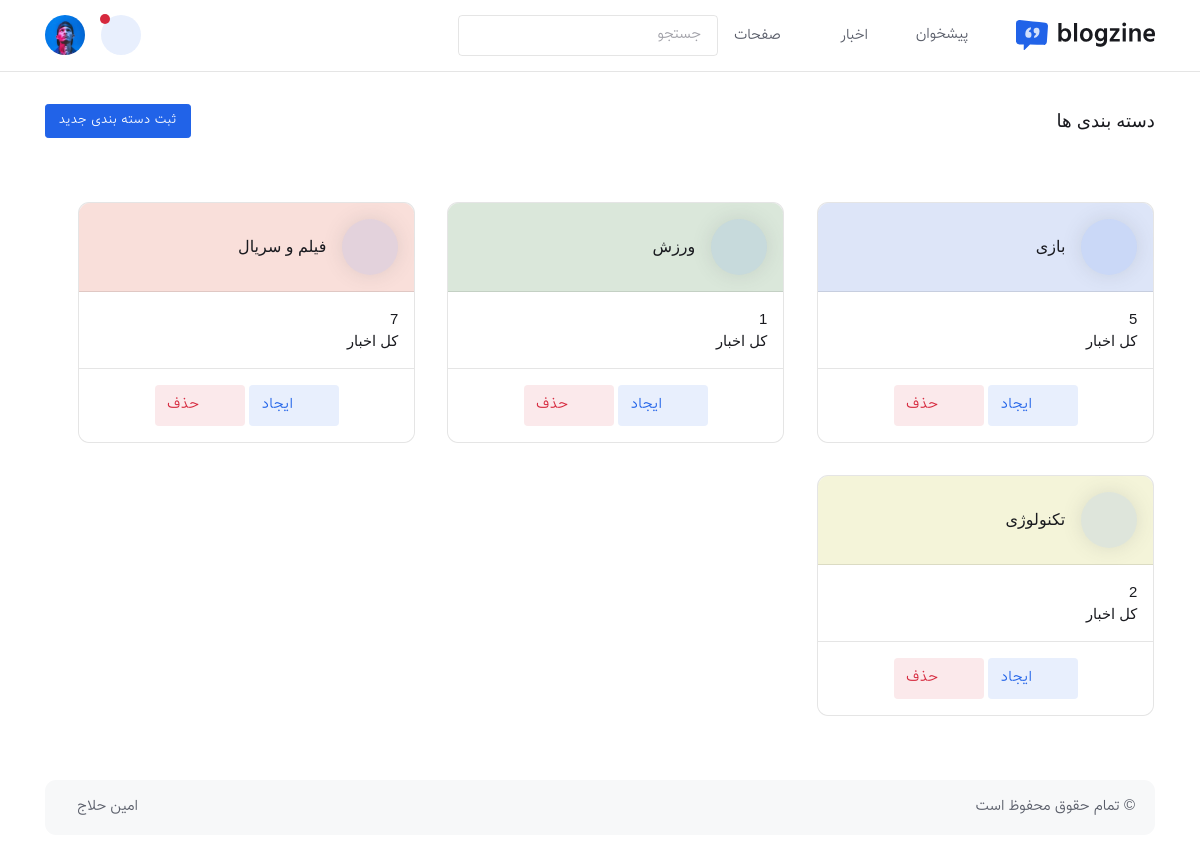
The page /master/dashboard/category/create/ (signed in) on the database as committed earlier.
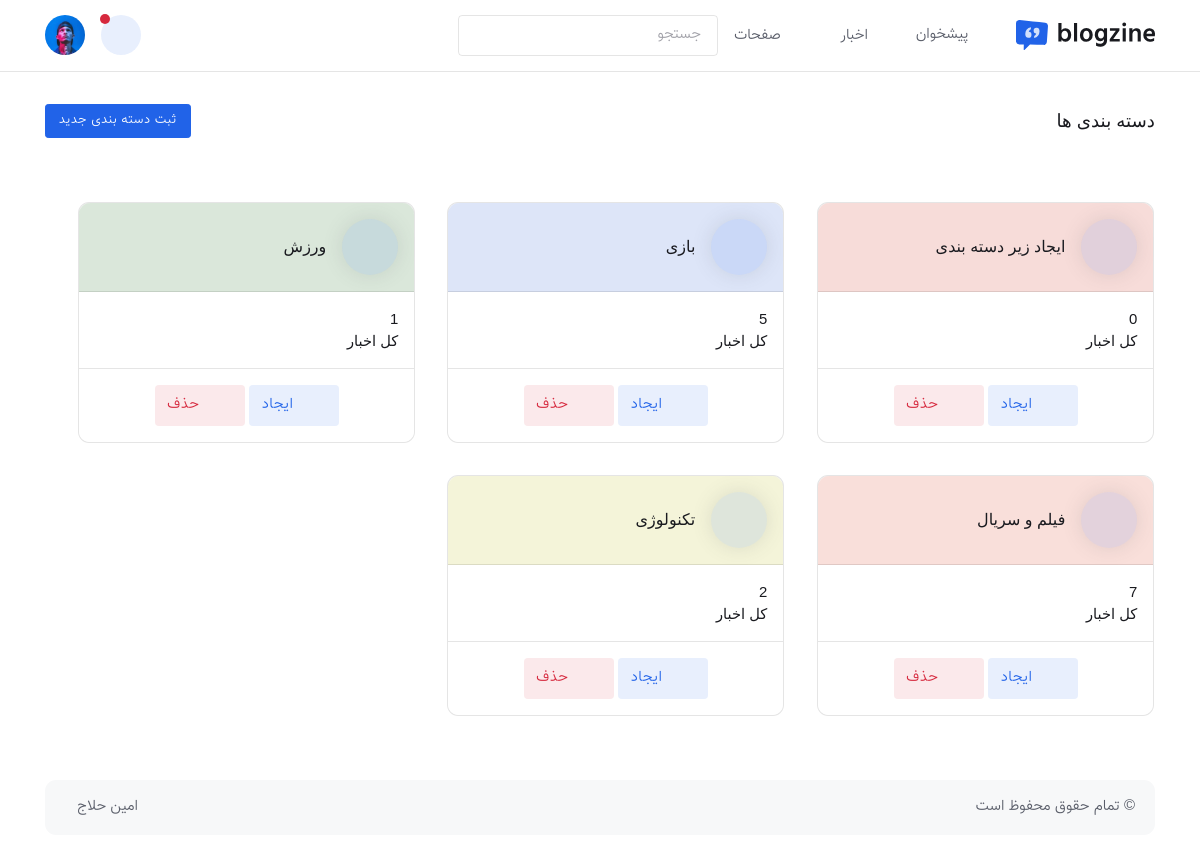
The same page on the database as committed later.
### news/models.py (models this page shows, shortened)
class Category(models.Model):
    user=models.ForeignKey(User, on_delete=models.CASCADE, related_name="category")
    title=models.CharField(max_length=500)
    img=models.FileField(upload_to='img_category',blank=True)
    color=models.CharField(max_length=500, default='#f5f5f5')
    color_text=models.CharField(max_length=500, default='#000')

### master/views.py (the view)
# urls.py: path('master/dashboard/category/create/', views.master_category_create, name='master_category_create'),
def master_category_create(request):
    if not request.user.is_authenticated:
        return redirect('master_signin')
    settings = Settings.objects.get(id=1)
    show_subcategory = SubCategory.objects.all()
    show_category = Category.objects.all().order_by('-id')
    list_post_create = {
        "settings":settings,"show_subcategory":show_subcategory,
        "show_category":show_category,
    }
    return render(request, 'master/dashboard-post-categories.html', list_post_create)

### news/templatetags/custom_tags.py (called while the page is built)
@register.filter
def hex_to_rgba(hex_color, opacity=1):
    hex_pattern = r'^#?([a-fA-F0-9]{6}|[a-fA-F0-9]{3})$'
    match = re.match(hex_pattern, hex_color)
    if match:
        value = match.group(1)
        if len(value) == 3:
            value = value * 2
        r, g, b = [int(value[i:i+2], 16) for i in range(0, 6, 2)]
        return f'rgba({r}, {g}, {b}, {opacity})'
    else:
        raise ValueError(f'Invalid hex color value: {hex_color}')

### news/templatetags/news_tags.py (called while the page is built)
@register.filter
def post_count(category):
    return News.objects.filter(sub_category__category=category).count()

### news/templates/master/dashboard-post-categories.html (shortened to what this page needs)
{% extends 'master/panel_dashboard.html' %}
{% load custom_tags %}
{% load news_tags %}
{% load static %}
{% block quill_css %}
<link rel="stylesheet" type="text/css" href="{% static 'master/' %}vendor/quill/css/quill.snow.css">
{% endblock quill_css %}
{% block contentpanel_dashboard %}
<section class="py-4">
	<div class="container">
    <div class="row pb-4">
			<div class="col-12">
				<div class="d-sm-flex justify-content-sm-between align-items-center">
					<h1 class="mb-2 mb-sm-0 h3">دسته بندی ها </h1>
					<button type="button" class="btn btn-sm btn-primary mb-0" data-bs-toggle="modal" data-bs-target="#modal_category">
						ثبت دسته بندی جدید
					</button>
			</div>
		</div>
		<div class="row g-4" id="all-section">
			{% for i in show_category %}
			<div class="col-md-6 col-xl-4" id="del_{{i.id}}">
				<div class="card border h-100">
					<div class="card-header border-bottom p-3" style="background-color: {{ i.color|hex_to_rgba:'0.15' }};">
						<div class="d-flex align-items-center">
							<div type="button" class="icon-lg shadow btn-primary-soft rounded-circle" data-bs-toggle="modal" data-bs-target="#modal_category_edit_{{i.id}}">
								<i class="fa fa-edit"></i>
							</div>
							<h4 class="mb-0 ms-3">{{i.title}}</h4>
						</div>
					</div>
					<div class="card-body p-3">
						<div class="d-flex justify-content-between">
							<div>
								<h5 class="mb-0">{{ i|post_count }}</h5>
								<h6 class="mb-0 fw-light">کل اخبار</h6>
							</div>
						</div>
					</div>
					<div class="card-footer border-top text-center p-3">
            			<a href="#" class="btn btn-primary-soft w-90 mb-0" data-bs-toggle="modal"
						data-bs-target="#modal_add_subcategory_{{i.id}}"><i class="fa fa-plus mx-2"></i>ایجاد</a>
						<button type="button" class="btn btn-danger-soft w-90 mb-0" onclick="del_category({{i.id}})">
						<i class="fa fa-trash mx-2"></i>حذف </button>
					</div>
				</div>
			</div>
			{% endfor %}
		</div>
	</div>
</section>
{% endblock contentpanel_dashboard %}

Rows that differ between the two databases and show on the page:
added Category: title "ایجاد زیر دسته بندی", id "0"
